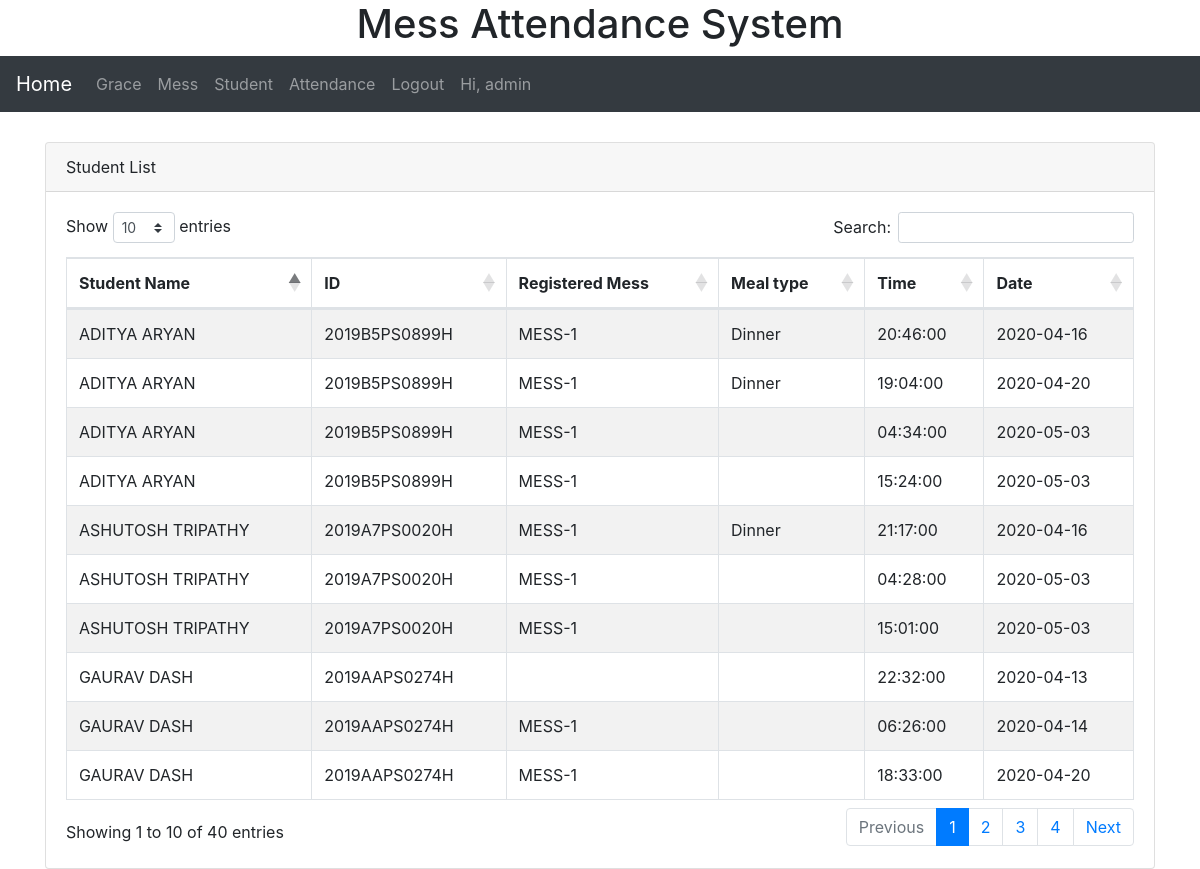
The app's page /admin/attendance.php (signed in) with its own data.
### tables this page shows
CREATE TABLE `mess_attendance` (
  `student_id` int(15) NOT NULL,
  `student_name` varchar(25) NOT NULL,
  `ID` varchar(25) NOT NULL,
  `type` varchar(10) NOT NULL,
  `date` date NOT NULL,
  `time` time NOT NULL DEFAULT current_timestamp(),
  `Mess` varchar(15) NOT NULL
);

### admin/attendance.php (the view, shortened to what this page needs)
<?php
include('admin_page.php')
?>
<div class="container" style="margin-top:30px">
  <div class="card">
   <div class="card-header">
      <div class="row">
        <div class="col-md-9">Student List</div>
        <div class="col-md-3" align="right">
        </div>
      </div>
    </div>
   <div class="card-body">
    <div class="table-responsive">
        <span id="message_operation"></span>
     <table class="table table-striped table-bordered" id="student_table">
      <thead>
       <tr>
        <th>Student Name</th>
        <th>ID</th>
        <th>Registered Mess</th>
        <th>Meal type</th>
              <th>Time</th>
              <th>Date</th>
       </tr>
      </thead>
      <tbody>
      <?php
      $result=$link->query("SELECT * FROM `mess_attendance`") or die(mysqli_error());
      while($row = $result->fetch_array()){
      ?>
      <tr>
      <td><?php echo $row['student_name'] ?></td>
      <td><?php echo $row['ID'] ?></td>
      <td><?php echo $row['Mess'] ?></td>
      <td><?php echo $row['type'] ?></td>
      <td><?php echo $row['time'] ?></td>
      <td><?php echo $row['date'] ?></td>
      </tr>
      <?php
      }
      ?>
      </tbody>
     </table>
    </div>
   </div>
  </div>
</div>
</body>
</html>

### admin/admin_page.php (shortened to what this page needs)
<?php
include('db_connect.php');
$query="SELECT username FROM `admin_info` WHERE admin_id='".$_SESSION['admin_id']."'";
$result=mysqli_query($link,$query);
$row=mysqli_fetch_array($result);
?>
<!DOCTYPE html>
<html lang="en">
<head>
  <link rel="stylesheet" href="https://maxcdn.bootstrapcdn.com/bootstrap/4.3.1/css/bootstrap.min.css">
  <link rel="stylesheet" href="https://cdn.datatables.net/1.10.19/css/dataTables.bootstrap4.min.css">
</head>
<body>
<div class="jumbotron-small text-center" style="margin-bottom:0">
  <h1>Mess Attendance System</h1>
</div>
<nav class="navbar navbar-expand-sm bg-dark navbar-dark">
  <a class="navbar-brand" href="index.php">Home</a>
  <div class="collapse navbar-collapse" id="collapsibleNavbar">
    <ul class="navbar-nav">
      <li class="nav-item">
        <a class="nav-link" href="grace.php">Grace</a>
      </li>
      <li class="nav-item">
        <a class="nav-link" href="Mess.php">Mess</a>
      </li>
      <li class="nav-item">
        <a class="nav-link" href="student.php">Student</a>
      </li>
      <li class="nav-item">
        <a class="nav-link" href="attendance.php">Attendance</a>
      </li>
      <li class="nav-item">
        <a class="nav-link" href="logout.php">Logout</a>
      </li>
      <li class="nav-item ">
      <a class="nav-link " href="#">Hi, <?php echo $row['username'] ?></a>
      </li>
    </ul>
  </div>
</nav>

### records on screen
mess_attendance: student_name "GAURAV DASH", ID "2019AAPS0274H", time "22:32:00", date "2020-04-13"
mess_attendance: student_name "GAURAV DASH", ID "2019AAPS0274H", Mess "MESS-1", time "06:26:00", date "2020-04-14"
mess_attendance: student_name "ADITYA ARYAN", ID "2019B5PS0899H", Mess "MESS-1", type "Dinner", time "20:46:00", date "2020-04-16"
mess_attendance: student_name "ASHUTOSH TRIPATHY", ID "2019A7PS0020H", Mess "MESS-1", type "Dinner", time "21:17:00", date "2020-04-16"
mess_attendance: student_name "GAURAV DASH", ID "2019AAPS0274H", Mess "MESS-1", time "18:33:00", date "2020-04-20"
mess_attendance: student_name "ADITYA ARYAN", ID "2019B5PS0899H", Mess "MESS-1", type "Dinner", time "19:04:00", date "2020-04-20"
mess_attendance: student_name "ASHUTOSH TRIPATHY", ID "2019A7PS0020H", Mess "MESS-1", time "04:28:00", date "2020-05-03"
mess_attendance: student_name "ADITYA ARYAN", ID "2019B5PS0899H", Mess "MESS-1", time "04:34:00", date "2020-05-03"
mess_attendance: student_name "ASHUTOSH TRIPATHY", ID "2019A7PS0020H", Mess "MESS-1", time "15:01:00", date "2020-05-03"
mess_attendance: student_name "ADITYA ARYAN", ID "2019B5PS0899H", Mess "MESS-1", time "15:24:00", date "2020-05-03"

### other values on screen
$row['username'] "admin"
